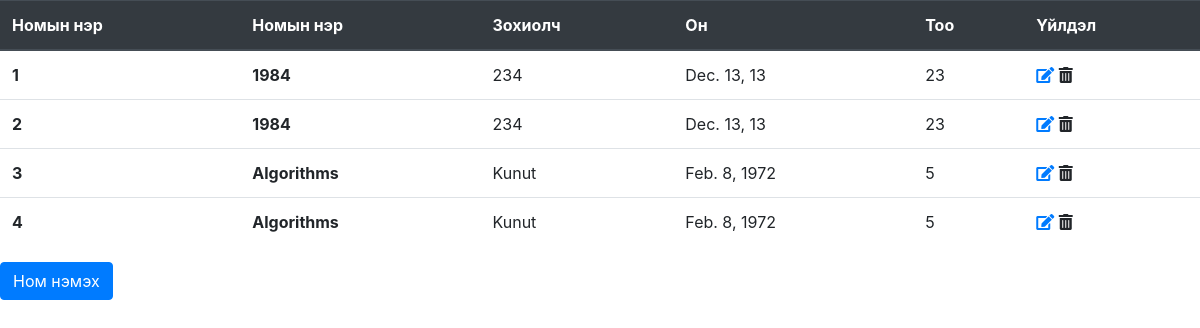
/saveBook, run on an earlier commit of the app's database.
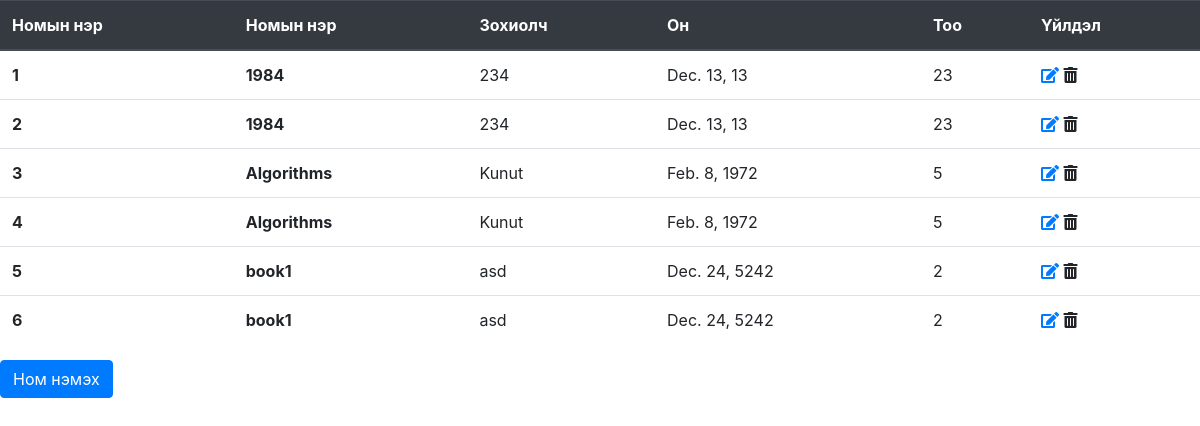
And on a later commit of the database.
### comp/models.py (models this page shows)
class Book(models.Model):
    name = models.CharField(max_length=20)
    author = models.CharField(max_length=20)
    year = models.DateField()
    count = models.IntegerField()
    class Meta:
        db_table = "books"

### comp/views.py (the view)
# urls.py: path('saveBook', views.saveBook),
def saveBook(request):
    if request.method == "POST":
        form = BookForm(request.POST)
        if form.is_valid():
            try:
                form.save();
            except:
                pass
    else:
        form = BookForm()
    books = Book.objects.all()
    return render(request, "index.html", {"books": books})

### comp/templates/index.html (shortened to what this page needs)
<!DOCTYPE html>
<html>
<head>
    <link rel="stylesheet" href="https://stackpath.bootstrapcdn.com/bootstrap/4.3.1/css/bootstrap.min.css"
>
     <link rel="stylesheet" href="https://use.fontawesome.com/releases/v5.3.1/css/all.css"
>
</head>
<body>
    <div>
        <table class="table">
            <thead class="thead-dark">
                <tr>
                    <th scope="col">Номын нэр</th>
                    <th scope="col">Номын нэр</th>
                    <th scope="col">Зохиолч</th>
                    <th scope="col">Он</th>
                    <th scope="col">Тоо</th>
                    <th scope="col">Үйлдэл</th>
                </tr>
            </thead>
            <tbody>
                {% for book in books %}
                <tr>
                    <th>{{book.id}}</th>
                    <th>{{book.name}}</th>
                    <td>{{book.author}}</td>
                    <td>{{book.year}}</td>
                    <td>{{book.count}}</td>
                    <td>
                        <a class="edit" href="{% url 'updateBook' book.id %}" title="Edit"><i class="fas fa-edit"></i></a>
                        <a class="delete" title="Delete" data-toggle="tooltip"><i class="fas fa-trash-alt"></i></a>
                    </td>
                </tr>
                {% endfor %}
            </tbody>
        </table>
        <button type="button" class="btn btn-primary" data-toggle="modal" data-target="#exampleModal">
            Ном нэмэх
        </button>
    </div>
</body>
</html>

What changed in the data, as far as the page shows it:
added Book: id "5", name "book1", author "asd", year "Dec. 24, 5242", count "2"
added Book: id "6", name "book1", author "asd", year "Dec. 24, 5242", count "2"
